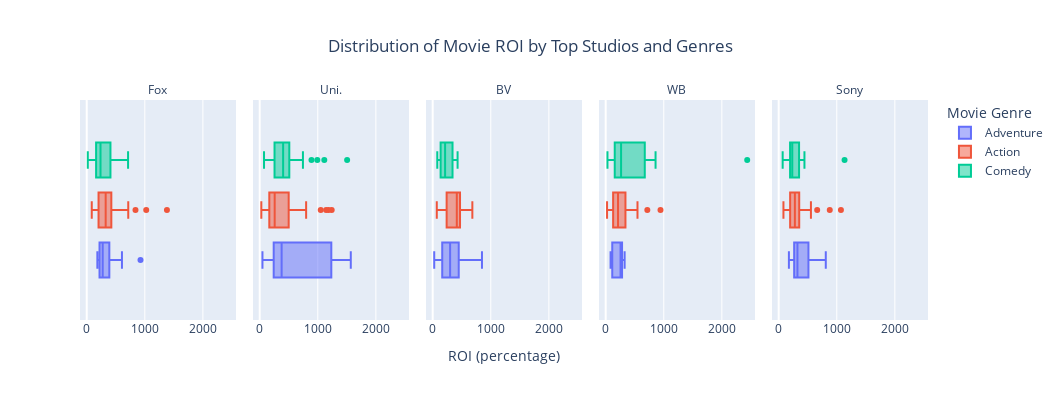

The cell this chart's notebook holds for it:
### Markdown cell above
Similar to the graph above, we are grouping our data frame by the top five production companies, the top three genres, and now by the distribution of movie ROIs. This data frame will also be visualized through a box chart.

### Code cell
#Create a box plot with Ploty which highlights the distribution of ROI
#produced by top genres and top studios

fig = px.box(data_frame = top_genres, x= 'ROI_(percentage)', color = 'genre_1', facet_col = 'studio',
                title = "Distribution of Movie ROI by Top Studios and Genres",
                width=1060, height=400, facet_col_wrap=5,
                labels = {'ROI_(percentage)': 'ROI (percentage)', 'ROI_(percentage)': 'ROI (percentage)', 
                          'ROI_(percentage)': 'ROI (percentage)', 'genre_1': 'Movie Genre'})
             
fig.for_each_annotation(lambda a: a.update(text=a.text.split("=")[1]))
fig.update_layout(xaxis_title='ROI (percentage)',
    title={
        'y':0.9,
        'x':0.5,
        'xanchor': 'center',
        'yanchor': 'top'})

fig['layout']['xaxis1']['title']['text'] = ''
fig['layout']['xaxis2']['title']['text'] = ''
fig['layout']['xaxis4']['title']['text'] = ''
fig['layout']['xaxis5']['title']['text'] = ''


fig.show()

### Figure 1 — Plotly figure (JSON) as saved in the notebook; plotly's stock layout.template omitted (floating-point values rounded to 4 significant figures)
{"data": [{"alignmentgroup": "True", "hovertemplate": "Movie Genre=Adventure<br>studio=Fox<br>ROI (percentage)=%{x}<extra></extra>", "legendgroup": "Adventure", "marker": {"color": "#636efa"}, "name": "Adventure", "notched": false, "offsetgroup": "Adventure", "orientation": "h", "showlegend": true, "type": "box", "x": [206.4, 517.4, 183.1, 262.8, 186.1, 269.8, 198.4, 207.2, 541.7, 322.0, 436.4, 926.1, 275.3, 223.2, 212.5, 278.0, 379.1, 252.6, 278.5, 230.0, 277.2, 261.1, 383.0, 606.7, 408.7], "x0": " ", "xaxis": "x", "y0": " ", "yaxis": "y"}, {"alignmentgroup": "True", "hovertemplate": "Movie Genre=Adventure<br>studio=Uni.<br>ROI (percentage)=%{x}<extra></extra>", "legendgroup": "Adventure", "marker": {"color": "#636efa"}, "name": "Adventure", "notched": false, "offsetgroup": "Adventure", "orientation": "h", "showlegend": false, "type": "box", "x": [363.2, 252.9, 228.6, 52.24, 299.5, 1283.0, 501.0, 391.4, 1568.0, 1182.0, 1380.0, 47.38], "x0": " ", "xaxis": "x2", "y0": " ", "yaxis": "y2"}, {"alignmentgroup": "True", "hovertemplate": "Movie Genre=Adventure<br>studio=BV<br>ROI (percentage)=%{x}<extra></extra>", "legendgroup": "Adventure", "marker": {"color": "#636efa"}, "name": "Adventure", "notched": false, "offsetgroup": "Adventure", "orientation": "h", "showlegend": false, "type": "box", "x": [225.6, 534.4, 357.7, 280.1, 299.8, 26.37, 167.2, 371.8, 129.5, 300.9, 178.0, 488.1, 379.2, 510.6, 144.2, 848.3, 456.0, 162.9, 679.6, 425.0, 219.2, 142.6, 128.1], "x0": " ", "xaxis": "x3", "y0": " ", "yaxis": "y3"}, {"alignmentgroup": "True", "hovertemplate": "Movie Genre=Adventure<br>studio=WB<br>ROI (percentage)=%{x}<extra></extra>", "legendgroup": "Adventure", "marker": {"color": "#636efa"}, "name": "Adventure", "notched": false, "offsetgroup": "Adventure", "orientation": "h", "showlegend": false, "type": "box", "x": [325.8, 181.3, 256.0, 117.0, 84.15, 101.0, 326.1, 261.9, 267.1], "x0": " ", "xaxis": "x4", "y0": " ", "yaxis": "y4"}, {"alignmentgroup": "True", "hovertemplate": "Movie Genre=Adventure<br>studio=Sony<br>ROI (percentage)=%{x}<extra></extra>", "legendgroup": "Adventure", "marker": {"color": "#636efa"}, "name": "Adventure", "notched": false, "offsetgroup": "Adventure", "orientation": "h", "showlegend": false, "type": "box", "x": [512.5, 274.0, 176.1, 247.5, 743.9, 351.8, 316.9, 329.3, 209.7, 313.8, 433.1, 694.3, 810.9, 266.5], "x0": " ", "xaxis": "x5", "y0": " ", "yaxis": "y5"}, {"alignmentgroup": "True", "hovertemplate": "Movie Genre=Action<br>studio=Fox<br>ROI (percentage)=%{x}<extra></extra>", "legendgroup": "Action", "marker": {"color": "#EF553B"}, "name": "Action", "notched": false, "offsetgroup": "Action", "orientation": "h", "showlegend": true, "type": "box", "x": [161.1, 174.4, 424.5, 86.84, 371.0, 222.1, 122.1, 506.4, 839.6, 318.1, 362.1, 1381.0, 257.3, 139.9, 191.7, 241.5, 330.7, 203.7, 232.8, 471.7, 423.9, 394.8, 1024.0, 373.9, 333.1, 418.0, 369.7, 137.7, 534.3, 234.8, 211.5, 304.8, 322.1, 509.1, 112.8, 91.23, 393.1, 715.2], "x0": " ", "xaxis": "x", "y0": " ", "yaxis": "y"}, {"alignmentgroup": "True", "hovertemplate": "Movie Genre=Action<br>studio=Uni.<br>ROI (percentage)=%{x}<extra></extra>", "legendgroup": "Action", "marker": {"color": "#EF553B"}, "name": "Action", "notched": false, "offsetgroup": "Action", "orientation": "h", "showlegend": false, "type": "box", "x": [221.8, 766.9, 177.0, 60.83, 266.0, 314.6, 97.52, 153.6, 56.86, 374.5, 224.3, 146.8, 217.2, 86.7, 614.9, 249.4, 142.5, 86.3, 239.9, 393.6, 682.6, 85.29, 504.1, 245.3, 365.9, 225.5, 235.9, 444.8, 28.09, 799.3, 312.1, 1144.0, 1239.0, 271.1, 1185.0, 346.8, 493.9, 768.1, 243.3, 1051.0], "x0": " ", "xaxis": "x2", "y0": " ", "yaxis": "y2"}, {"alignmentgroup": "True", "hovertemplate": "Movie Genre=Action<br>studio=BV<br>ROI (percentage)=%{x}<extra></extra>", "legendgroup": "Action", "marker": {"color": "#EF553B"}, "name": "Action", "notched": false, "offsetgroup": "Action", "orientation": "h", "showlegend": false, "type": "box", "x": [102.8, 239.9, 399.1, 136.2, 94.55, 409.9, 254.7, 607.7, 421.4, 342.7, 674.1, 420.2, 121.5, 429.7, 453.5, 70.36, 395.2, 294.2, 424.4, 456.0, 470.5, 621.3, 524.6, 143.0, 682.7, 479.3], "x0": " ", "xaxis": "x3", "y0": " ", "yaxis": "y3"}, {"alignmentgroup": "True", "hovertemplate": "Movie Genre=Action<br>studio=WB<br>ROI (percentage)=%{x}<extra></extra>", "legendgroup": "Action", "marker": {"color": "#EF553B"}, "name": "Action", "notched": false, "offsetgroup": "Action", "orientation": "h", "showlegend": false, "type": "box", "x": [547.4, 119.5, 296.9, 193.8, 218.6, 119.7, 198.4, 23.45, 109.8, 139.7, 133.0, 173.5, 394.3, 303.9, 128.1, 522.2, 151.1, 426.3, 89.69, 246.7, 340.3, 203.2, 716.8, 428.5, 229.3, 101.7, 208.2, 203.5, 216.3, 386.2, 79.79, 220.8, 382.4, 943.7, 133.9, 103.0, 42.67, 347.0, 303.3, 119.2, 297.5, 333.2], "x0": " ", "xaxis": "x4", "y0": " ", "yaxis": "y4"}, {"alignmentgroup": "True", "hovertemplate": "Movie Genre=Action<br>studio=Sony<br>ROI (percentage)=%{x}<extra></extra>", "legendgroup": "Action", "marker": {"color": "#EF553B"}, "name": "Action", "notched": false, "offsetgroup": "Action", "orientation": "h", "showlegend": false, "type": "box", "x": [350.7, 223.6, 344.5, 208.3, 301.8, 555.3, 879.4, 482.9, 278.7, 170.9, 89.69, 146.3, 174.4, 189.1, 193.5, 214.3, 354.5, 482.6, 271.2, 503.0, 1072.0, 662.7, 293.0, 137.0, 293.2, 292.7, 231.3, 82.06, 283.3, 247.3, 216.8], "x0": " ", "xaxis": "x5", "y0": " ", "yaxis": "y5"}, {"alignmentgroup": "True", "hovertemplate": "Movie Genre=Comedy<br>studio=Fox<br>ROI (percentage)=%{x}<extra></extra>", "legendgroup": "Comedy", "marker": {"color": "#00cc96"}, "name": "Comedy", "notched": false, "offsetgroup": "Comedy", "orientation": "h", "showlegend": true, "type": "box", "x": [180.2, 150.8, 234.6, 483.3, 18.74, 513.0, 276.9, 155.0, 237.5, 179.8, 409.4, 407.1, 351.0, 161.5, 37.75, 712.1, 309.0, 655.2, 161.9], "x0": " ", "xaxis": "x", "y0": " ", "yaxis": "y"}, {"alignmentgroup": "True", "hovertemplate": "Movie Genre=Comedy<br>studio=Uni.<br>ROI (percentage)=%{x}<extra></extra>", "legendgroup": "Comedy", "marker": {"color": "#00cc96"}, "name": "Comedy", "notched": false, "offsetgroup": "Comedy", "orientation": "h", "showlegend": false, "type": "box", "x": [291.6, 310.7, 205.4, 171.7, 891.2, 146.1, 100.8, 204.8, 473.6, 1112.0, 74.34, 353.4, 682.6, 1505.0, 428.4, 744.2, 447.8, 319.4, 271.2, 991.8, 403.2, 503.2, 511.6, 411.9, 310.7, 250.0, 412.7], "x0": " ", "xaxis": "x2", "y0": " ", "yaxis": "y2"}, {"alignmentgroup": "True", "hovertemplate": "Movie Genre=Comedy<br>studio=BV<br>ROI (percentage)=%{x}<extra></extra>", "legendgroup": "Comedy", "marker": {"color": "#00cc96"}, "name": "Comedy", "notched": false, "offsetgroup": "Comedy", "orientation": "h", "showlegend": false, "type": "box", "x": [164.2, 138.1, 134.5, 362.1, 78.86, 320.6, 428.5, 262.7], "x0": " ", "xaxis": "x3", "y0": " ", "yaxis": "y3"}, {"alignmentgroup": "True", "hovertemplate": "Movie Genre=Comedy<br>studio=WB<br>ROI (percentage)=%{x}<extra></extra>", "legendgroup": "Comedy", "marker": {"color": "#00cc96"}, "name": "Comedy", "notched": false, "offsetgroup": "Comedy", "orientation": "h", "showlegend": false, "type": "box", "x": [186.0, 30.64, 278.7, 158.8, 284.4, 733.1, 858.6, 174.5, 154.8, 113.3, 110.4, 73.86, 2436.0, 172.5, 264.9, 852.8, 492.8, 266.3, 793.7], "x0": " ", "xaxis": "x4", "y0": " ", "yaxis": "y4"}, {"alignmentgroup": "True", "hovertemplate": "Movie Genre=Comedy<br>studio=Sony<br>ROI (percentage)=%{x}<extra></extra>", "legendgroup": "Comedy", "marker": {"color": "#00cc96"}, "name": "Comedy", "notched": false, "offsetgroup": "Comedy", "orientation": "h", "showlegend": false, "type": "box", "x": [190.5, 213.5, 101.0, 68.61, 1134.0, 363.0, 443.6, 315.2, 226.7, 308.8, 234.2], "x0": " ", "xaxis": "x5", "y0": " ", "yaxis": "y5"}], "layout": {"annotations": [{"font": {}, "showarrow": false, "text": "Fox", "x": 0.092, "xanchor": "center", "xref": "paper", "y": 1, "yanchor": "bottom", "yref": "paper"}, {"font": {}, "showarrow": false, "text": "Uni.", "x": 0.296, "xanchor": "center", "xref": "paper", "y": 1, "yanchor": "bottom", "yref": "paper"}, {"font": {}, "showarrow": false, "text": "BV", "x": 0.5, "xanchor": "center", "xref": "paper", "y": 1, "yanchor": "bottom", "yref": "paper"}, {"font": {}, "showarrow": false, "text": "WB", "x": 0.704, "xanchor": "center", "xref": "paper", "y": 1, "yanchor": "bottom", "yref": "paper"}, {"font": {}, "showarrow": false, "text": "Sony", "x": 0.908, "xanchor": "center", "xref": "paper", "y": 1, "yanchor": "bottom", "yref": "paper"}], "boxmode": "group", "height": 400, "legend": {"title": {"text": "Movie Genre"}, "tracegroupgap": 0}, "title": {"text": "Distribution of Movie ROI by Top Studios and Genres", "x": 0.5, "xanchor": "center", "y": 0.9, "yanchor": "top"}, "width": 1060, "xaxis": {"anchor": "y", "domain": [0, 0.184], "title": {"text": ""}}, "xaxis2": {"anchor": "y2", "domain": [0.204, 0.388], "matches": "x", "title": {"text": ""}}, "xaxis3": {"anchor": "y3", "domain": [0.408, 0.592], "matches": "x", "title": {"text": "ROI (percentage)"}}, "xaxis4": {"anchor": "y4", "domain": [0.612, 0.796], "matches": "x", "title": {"text": ""}}, "xaxis5": {"anchor": "y5", "domain": [0.816, 1], "matches": "x", "title": {"text": ""}}, "yaxis": {"anchor": "x", "domain": [0, 1]}, "yaxis2": {"anchor": "x2", "domain": [0, 1], "matches": "y", "showticklabels": false}, "yaxis3": {"anchor": "x3", "domain": [0, 1], "matches": "y", "showticklabels": false}, "yaxis4": {"anchor": "x4", "domain": [0, 1], "matches": "y", "showticklabels": false}, "yaxis5": {"anchor": "x5", "domain": [0, 1], "matches": "y", "showticklabels": false}}}
